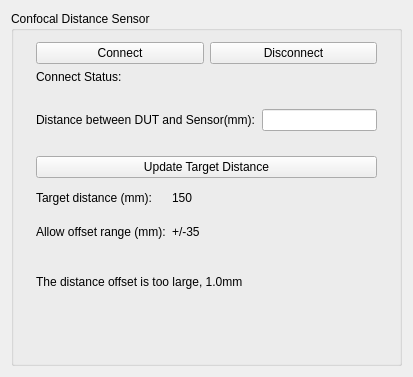
<?xml version="1.0" encoding="UTF-8"?>
<ui version="4.0">
 <class>DistanceSensorWidgetClass</class>
 <widget class="QWidget" name="DistanceSensorWidgetClass">
  <property name="geometry">
   <rect>
    <x>0</x>
    <y>0</y>
    <width>413</width>
    <height>377</height>
   </rect>
  </property>
  <property name="windowTitle">
   <string>DistanceSensorWidget</string>
  </property>
  <layout class="QVBoxLayout" name="verticalLayout">
   <item>
    <widget class="QGroupBox" name="groupBox">
     <property name="title">
      <string>Confocal Distance Sensor</string>
     </property>
     <layout class="QVBoxLayout" name="verticalLayout_2" stretch="0,0,1,0">
      <property name="spacing">
       <number>14</number>
      </property>
      <item>
       <widget class="QWidget" name="widget_2" native="true">
        <property name="minimumSize">
         <size>
          <width>0</width>
          <height>0</height>
         </size>
        </property>
        <layout class="QVBoxLayout" name="verticalLayout_3">
         <property name="topMargin">
          <number>0</number>
         </property>
         <item>
          <layout class="QHBoxLayout" name="horizontalLayout">
           <item>
            <widget class="QPushButton" name="btn_connect">
             <property name="text">
              <string>Connect</string>
             </property>
            </widget>
           </item>
           <item>
            <widget class="QPushButton" name="btn_disconnect">
             <property name="text">
              <string>Disconnect</string>
             </property>
            </widget>
           </item>
          </layout>
         </item>
         <item>
          <layout class="QHBoxLayout" name="horizontalLayout_6" stretch="0,1">
           <property name="spacing">
            <number>15</number>
           </property>
           <item>
            <widget class="QLabel" name="label_2">
             <property name="text">
              <string>Connect Status:</string>
             </property>
            </widget>
           </item>
           <item>
            <widget class="QLabel" name="status">
             <property name="font">
              <font>
               <weight>75</weight>
               <bold>true</bold>
              </font>
             </property>
             <property name="text">
              <string/>
             </property>
            </widget>
           </item>
          </layout>
         </item>
        </layout>
       </widget>
      </item>
      <item>
       <widget class="QWidget" name="widget" native="true">
        <layout class="QHBoxLayout" name="horizontalLayout_2" stretch="0,1">
         <property name="topMargin">
          <number>0</number>
         </property>
         <property name="bottomMargin">
          <number>0</number>
         </property>
         <item>
          <widget class="QLabel" name="label">
           <property name="text">
            <string>Distance between DUT and Sensor(mm):</string>
           </property>
          </widget>
         </item>
         <item>
          <widget class="QLineEdit" name="lineEdit_distance"/>
         </item>
        </layout>
       </widget>
      </item>
      <item>
       <widget class="QWidget" name="widget_up" native="true">
        <property name="minimumSize">
         <size>
          <width>0</width>
          <height>0</height>
         </size>
        </property>
        <layout class="QVBoxLayout" name="verticalLayout_4">
         <property name="bottomMargin">
          <number>0</number>
         </property>
         <item>
          <layout class="QHBoxLayout" name="horizontalLayout_4">
           <property name="spacing">
            <number>7</number>
           </property>
           <item>
            <widget class="QPushButton" name="btn_update">
             <property name="text">
              <string>Update Target Distance</string>
             </property>
            </widget>
           </item>
          </layout>
         </item>
         <item>
          <layout class="QGridLayout" name="gridLayout" columnstretch="0,1">
           <item row="0" column="0">
            <widget class="QLabel" name="label_3">
             <property name="text">
              <string>Target distance (mm):</string>
             </property>
            </widget>
           </item>
           <item row="0" column="1">
            <widget class="QLabel" name="label_targetDis">
             <property name="text">
              <string>150</string>
             </property>
            </widget>
           </item>
           <item row="1" column="0">
            <widget class="QLabel" name="label_4">
             <property name="text">
              <string>Allow offset range (mm):</string>
             </property>
            </widget>
           </item>
           <item row="1" column="1">
            <widget class="QLabel" name="label_allowOffset">
             <property name="text">
              <string>+/-35</string>
             </property>
            </widget>
           </item>
          </layout>
         </item>
         <item>
          <widget class="QLabel" name="label_offsetStatus">
           <property name="text">
            <string>The distance offset is too large, 1.0mm</string>
           </property>
          </widget>
         </item>
        </layout>
       </widget>
      </item>
      <item>
       <spacer name="verticalSpacer">
        <property name="orientation">
         <enum>Qt::Vertical</enum>
        </property>
        <property name="sizeHint" stdset="0">
         <size>
          <width>20</width>
          <height>40</height>
         </size>
        </property>
       </spacer>
      </item>
     </layout>
    </widget>
   </item>
  </layout>
 </widget>
 <layoutdefault spacing="6" margin="11"/>
 <resources/>
 <connections/>
</ui>
